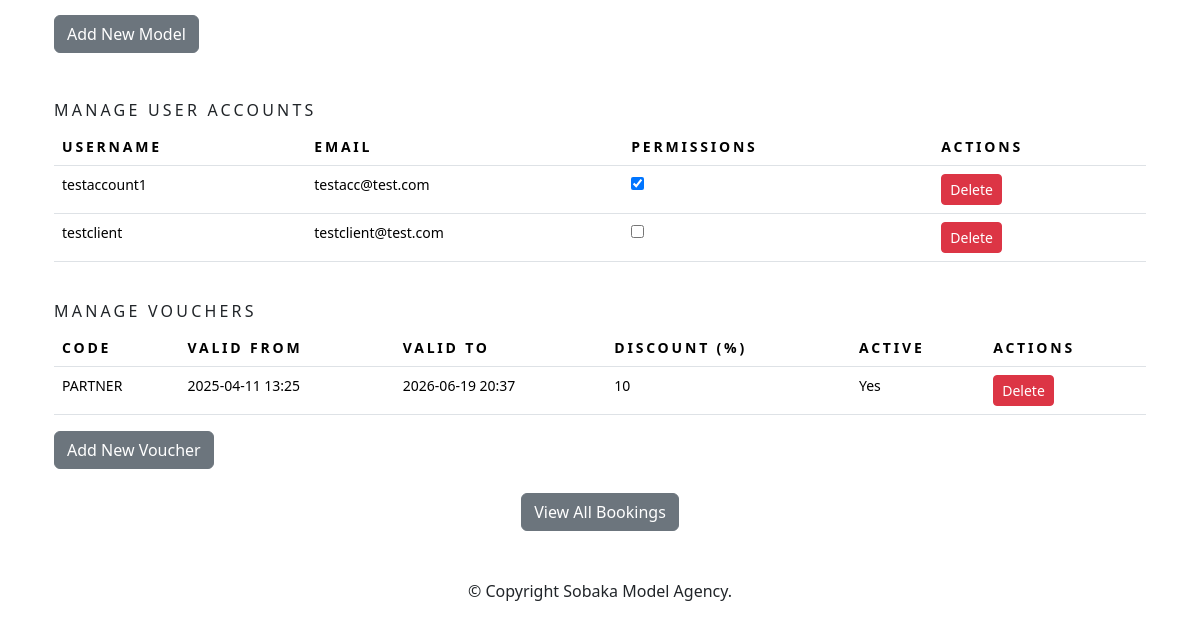
Page /accounts/profile/ (signed in, lower part) on the earlier database version.
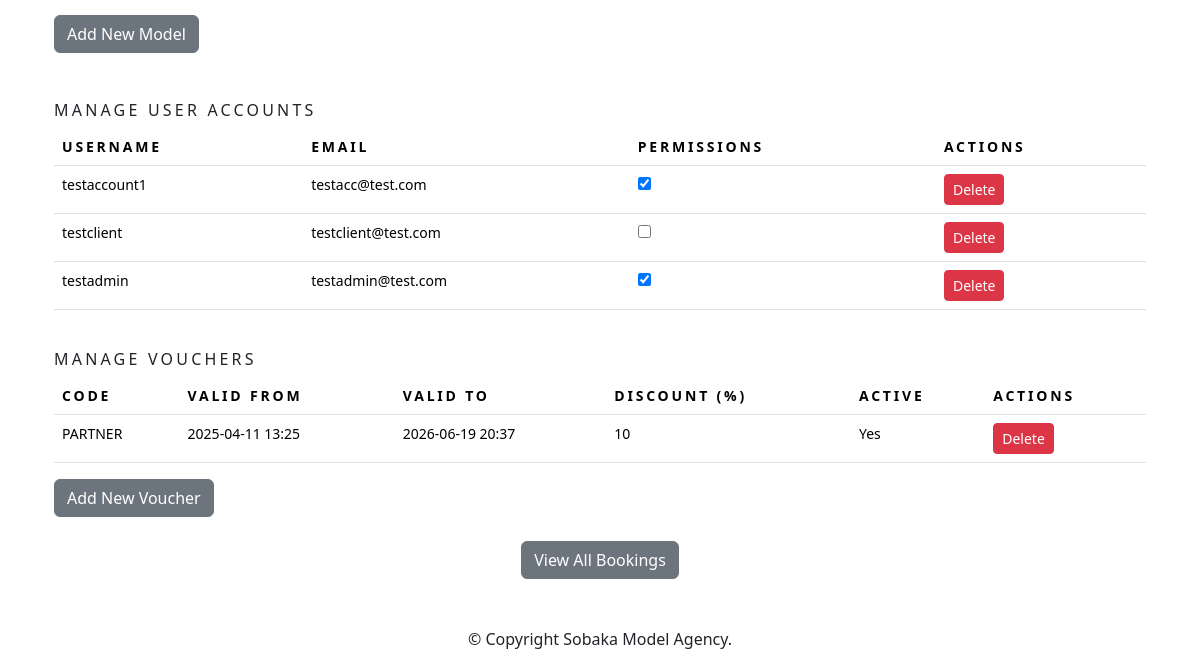
Same page on the later database version.
### accounts/models.py (models this page shows)
class CustomUser(AbstractUser):
    permissions = models.BooleanField(default=False)

### vouchers/models.py (models this page shows, shortened)
class Voucher(models.Model):
    code = models.CharField(max_length=50, unique=True)
    valid_from = models.DateTimeField()
    valid_to = models.DateTimeField()
    discount = models.IntegerField(validators=[MinValueValidator(0), MaxValueValidator(100)])
    active = models.BooleanField()

### accounts/views.py (the view)
# urls.py: path('profile/', ProfileView.as_view(), name='profile'),
class ProfileView(LoginRequiredMixin, TemplateView):
    template_name = 'profile.html'
    def get_context_data(self, **kwargs):
        context = super().get_context_data(**kwargs)
        user = self.request.user
        user_orders = Order.objects.filter(emailAddress=user.email).order_by('-created')
        context['orders'] = user_orders
        if user.permissions:
            context['news_articles'] = NewsArticle.objects.all()
            context['humans'] = Human.objects.all()
            User = get_user_model()
            context['accounts'] = User.objects.exclude(id=user.id)
            context['vouchers'] = Voucher.objects.all()
        return context

### cart/context_processors.py (called while the page is built)
def counter(request):
    item_count = 0
    if 'admin' in request.path:
        return {}
    else:
        try:
            cart = Cart.objects.filter(cart_id=_cart_id(request))
            cart_items = CartItem.objects.all().filter(cart=cart[:1])
            for cart_item in cart_items:
                item_count += cart_item.duration
        except Cart.DoesNotExist:
            item_count = 0
    return {'item_count':item_count}

### cart/views.py (called while the page is built)
def _cart_id(request):
    cart = request.session.session_key
    if not cart:
        cart = request.session.create()
    return cart

### sobaka/context_processors.py (called while the page is built)
def menu_links(request):
    links = Category.objects.all()
    return {'links':links}

### sobaka/models.py (called while the page is built)
    def get_absolute_url(self):
        return reverse('sobaka:humans_by_category', args=[self.id])

### accounts/templates/profile.html (shortened to what this page needs)
{% extends "base.html" %}
{% load static %}
{% block content %}
<div class="container">
    <br>
    <br>
    {% if user.permissions %}
    <br>
    <br>
    <br>
    <div>
        <a href="{% url 'sobaka:add_human' %}" class="btn btn-secondary">Add New Model</a>
    </div>
    <br>
    <br>
    <h2 class="my_title">Manage User Accounts</h2>
    <div>
        <table class="table my_custom_table">
            <thead class="my_custom_thead">
                <tr>
                    <th>Username</th>
                    <th>Email</th>
                    <th>Permissions</th>
                    <th>Actions</th>
                </tr>
            </thead>
            <tbody>
                {% for account in accounts %}
                <tr>
                    <td>{{ account.username }}</td>
                    <td>{{ account.email }}</td>
                    <td>
                        <form method="post" action="{% url 'accounts:toggle_permissions' account.id %}">
                            <input type="checkbox" name="permissions" {% if account.permissions %}checked{% endif %} onchange="this.form.submit()">
                        </form>
                    </td>
                    <td>
                        <a href="{% url 'accounts:delete_user' account.id %}" class="btn btn-danger btn-sm">Delete</a>
                    </td>
                </tr>
                {% endfor %}
            </tbody>
        </table>
    </div>
    <br>
    <h2 class="my_title">Manage Vouchers</h2>
    <div>
        <table class="table my_custom_table">
            <thead class="my_custom_thead">
                <tr>
                    <th>Code</th>
                    <th>Valid From</th>
                    <th>Valid To</th>
                    <th>Discount (%)</th>
                    <th>Active</th>
                    <th>Actions</th>
                </tr>
            </thead>
            <tbody>
                {% for voucher in vouchers %}
                <tr>
                    <td>{{ voucher.code }}</td>
                    <td>{{ voucher.valid_from|date:"Y-m-d H:i" }}</td>
                    <td>{{ voucher.valid_to|date:"Y-m-d H:i" }}</td>
                    <td>{{ voucher.discount }}</td>
                    <td>{{ voucher.active|yesno:"Yes,No" }}</td>
                    <td>
                        <a href="{% url 'vouchers:delete_voucher' voucher.id %}" class="btn btn-danger btn-sm">Delete</a>
                    </td>
                </tr>
                {% endfor %}
            </tbody>
        </table>
        <a href="{% url 'vouchers:add_voucher' %}" class="btn btn-secondary">Add New Voucher</a>
    </div>
    <br>
    <div class="text-center">
        <a href="{% url 'accounts:view_bookings' %}" class="btn btn-secondary">View All Bookings</a>
    </div>
    <br>
    {% endif %}
            </div>
            <br>
{% endblock %}

Differences in the rows shown:
added CustomUser: username "testadmin", email "testadmin@test.com", permissions "☑"
